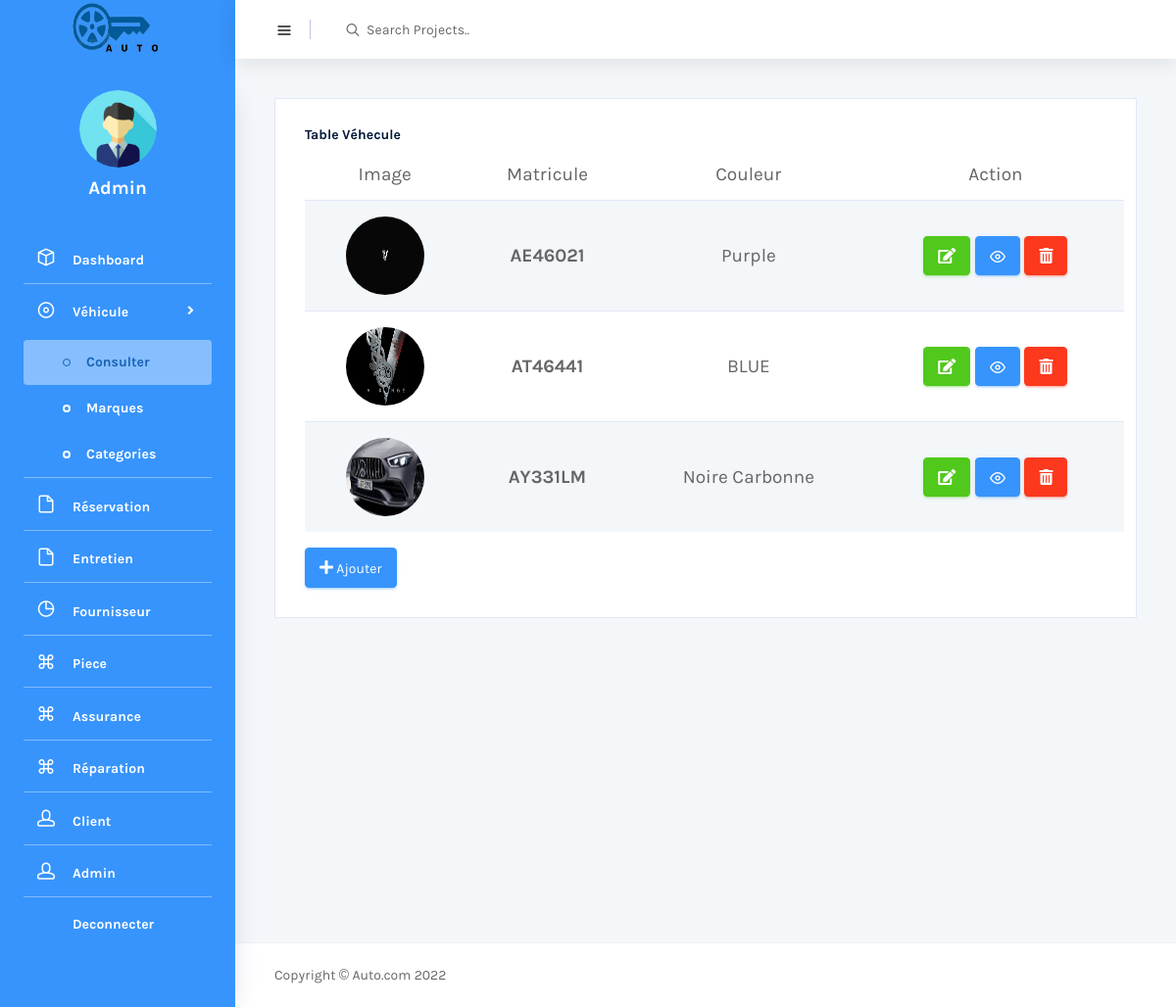
The app's page /admin/index.php?page=vehecule (signed in) with its own data.
### tables this page shows
CREATE TABLE `vehecule` (
  `matricule` varchar(50) NOT NULL,
  `couleur` varchar(50) NOT NULL,
  `id_marque` int(11) NOT NULL,
  `modele` varchar(50) NOT NULL,
  `id_categorie` int(11) NOT NULL,
  `carburant` varchar(50) NOT NULL,
  `id_fournisseur` int(11) NOT NULL,
  `is_achat` int(11) NOT NULL DEFAULT 1,
  `img` varchar(255) NOT NULL
);

### admin/includes/functions/functions.php (called while the page is built, shortened)
<?php
function get_From($select="*",$tbl,$where=NULL)
{
    global $cnx;
    $query = "SELECT $select FROM $tbl $where";
    $stmt = $cnx->prepare($query);
    $stmt->execute();
    $rows = $stmt->fetchAll();
    return $rows;
}

### admin/includes/templates/consulterVehecule.php (the view, shortened to what this page needs)
<?php
$Vehecules = get_From("vehecule.matricule ,vehecule.couleur,vehecule.modele,vehecule.carburant,marque.libelle,categorie.libelle ,fournisseur.departement,vehecule.is_achat,vehecule.img","vehecule",
  "INNER JOIN marque on marque.id=vehecule.id_marque
   INNER JOIN categorie on categorie.id=vehecule.id_categorie
   INNER JOIN fournisseur on fournisseur.id=vehecule.id_fournisseur");
?>
<div class="Marque">
  <div class="row">
  <div class="col-lg-12 grid-margin stretch-card">
              <div class="card">
                <div class="card-body" style="    width: 102%;">
                  <h4 class="card-title">Table Véhecule</h4>
                  <div class="table-responsive">
                    <table style="    text-align: center;" class="table table-striped">
                      <thead>
                        <tr>
                          <th>
                            Image
                          </th>
                          <th>
                            Matricule
                          </th>
                           <th>
                            Couleur
                          </th>
                          <th>
                            Action
                          </th>
                        </tr>
                      </thead>
                      <tbody>
                       <?php
                          foreach($Vehecules as $Vehecule)
                          {
                              ?>
                                  <tr>
                                    <td>
                                      <img style="width: 80px;height: 80px;border-radius: 50%;" src="../Image/<?php
                                       $explo =explode(",", $Vehecule[8]);
                                       echo $explo[0];
                                      ?>">
                                    </td>
                                      <th scope="row"><?php echo $Vehecule[0]; ?></th>
                                    <td><?php echo $Vehecule[1]; ?></td>
                                    <td >
                                         <?php echo "<a title='Modifier' href='?page=ModifierVehecule&IdVehecule=".$Vehecule[0]."' class='btn btn-success'><i class='fas fa-edit'></i></a>";
                                         ?>
                                         <?php echo "<a title='Voir' href='?page=VoirVehecule&IdVehecule=".$Vehecule[0]."' class='btn  btn-info'><i class='icon-eye'></i> </a>";
                                         ?>
                                         <?php echo "<a title='Supprimer' href='?page=vehecule&IdVehecule=".$Vehecule[0]."' class='btn btn-danger'><i class='fas fa-trash-alt'></i> </a>";
                                         ?>
                                      </td>
                                  </tr>
                              <?php
                          }
                        ?>
                        </tbody>
                    </table>
                  </div>
                  <a style ="margin-top: 16px;"href="?page=AjouterVehecule" class="btn btn-info">
                    <i class="fa fa-plus"></i>
                    Ajouter
                  </a>
                </div>
              </div>
            </div>
</div>
</div>

### records on screen
vehecule: shows a picture, matricule "AE46021", couleur "Purple"
vehecule: shows a picture, matricule "AT46441", couleur "BLUE"
vehecule: shows a picture, matricule "AY331LM", couleur "Noire Carbonne"
